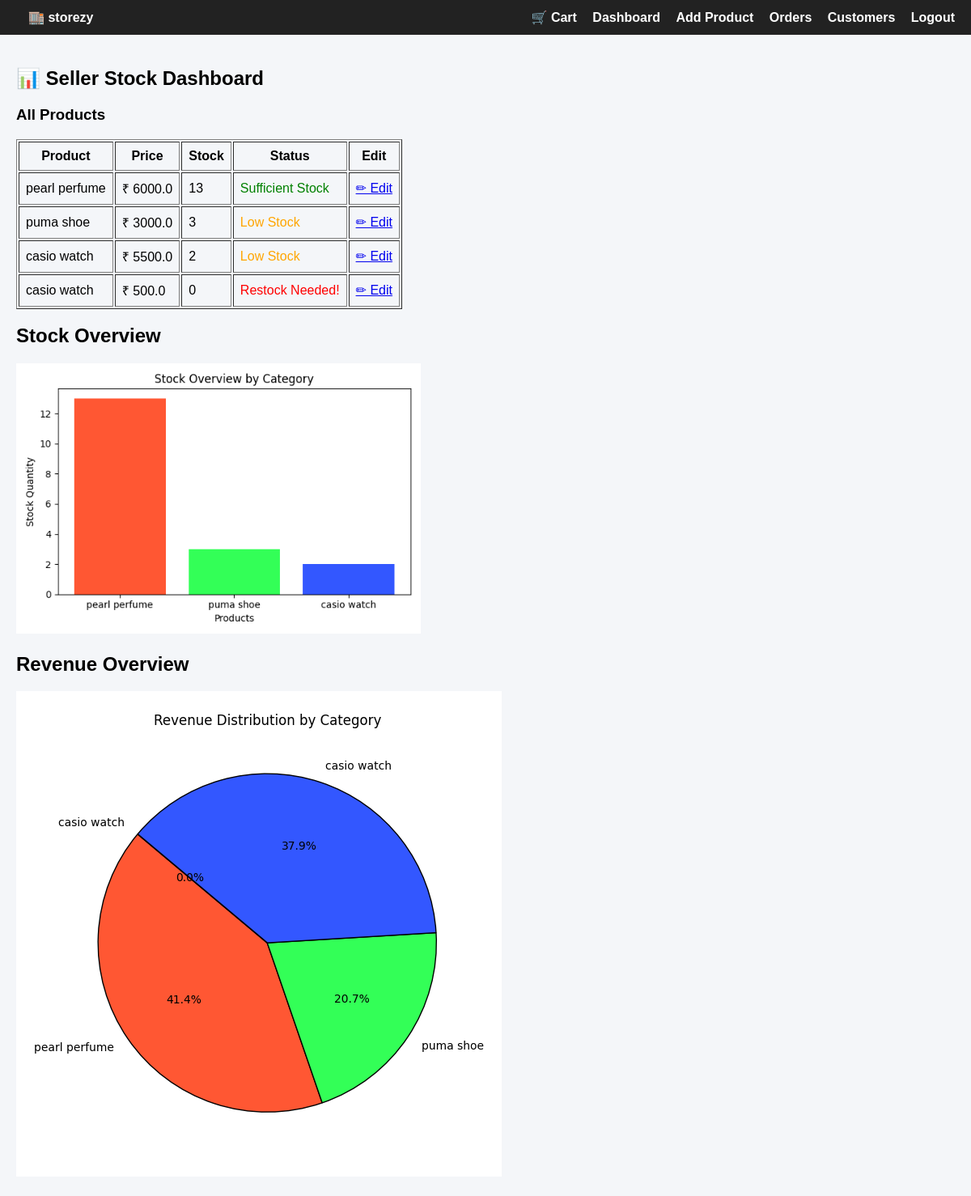
Screenshot of /seller-dashboard (signed in) with the database file from the repository.
### models.py (models this page shows)
class Product(db.Model):
    __tablename__ = "products"
    id = db.Column(db.Integer, primary_key=True)
    name = db.Column(db.String(150))
    price = db.Column(db.Float)
    stock = db.Column(db.Integer)
    category = db.Column(db.String(100))
    seller_id = db.Column(db.Integer, db.ForeignKey("users.id"))
    description = db.Column(db.Text, nullable=True)
    images = db.relationship('ProductImage', backref='product', lazy=True)

### products/routes.py (the view)
@products_bp.route("/seller-dashboard")
@login_required
def seller_dashboard():
    if current_user.role.strip().lower() != "seller":
        flash("Access denied", "error")
        return redirect(url_for("products.home"))
    products = Product.query.filter_by(seller_id=current_user.id).all()
    categories = sorted({p.category for p in products})
    category_colors = {cat: CATEGORY_COLOR_PALETTE[i % len(CATEGORY_COLOR_PALETTE)]
                       for i, cat in enumerate(categories)}
    names = [p.name for p in products]
    stocks = [p.stock for p in products]
    stock_colors = [category_colors[p.category] for p in products]
    plt.figure(figsize=(6,4))
    plt.bar(names, stocks, color=stock_colors)
    plt.xlabel("Products")
    plt.ylabel("Stock Quantity")
    plt.title("Stock Overview by Category")
    stock_img = io.BytesIO()
    plt.tight_layout()
    plt.savefig(stock_img, format='png')
    stock_img.seek(0)
    stock_plot = base64.b64encode(stock_img.getvalue()).decode()
    plt.close()
    labels = [p.name for p in products]
    sizes = [sum(o.total_price for o in Order.query.filter_by(product_id=p.id).all()) for p in products]
    pie_colors = [category_colors[p.category] for p in products]
    plt.figure(figsize=(6,6))
    plt.pie(
        sizes,
        labels=labels,
        autopct='%1.1f%%',
        startangle=140,
        colors=pie_colors,
        wedgeprops={'edgecolor':'black'}
    )
    plt.title("Revenue Distribution by Category")
    rev_img = io.BytesIO()
    plt.tight_layout()
    plt.savefig(rev_img, format='png')
    rev_img.seek(0)
    revenue_plot = base64.b64encode(rev_img.getvalue()).decode()
    plt.close()
    return render_template(
        "seller_dashboard.html",
        products=products,
        stock_plot=stock_plot,
        revenue_plot=revenue_plot
    )

### app.py (called while the page is built)
@login_manager.user_loader
def load_user(user_id):
    return User.query.get(int(user_id))

### templates/seller_dashboard.html (shortened to what this page needs)
{% extends "base.html" %}
{% block content %}
<h2>📊 Seller Stock Dashboard</h2>
<h3>All Products</h3>
<table border="1" cellpadding="8">
    <tr>
        <th>Product</th>
        <th>Price</th>
        <th>Stock</th>
        <th>Status</th>
        <th>Edit</th>
    </tr>
    {% for product in products %}
    <tr>
        <td>{{ product.name }}</td>
        <td>₹ {{ product.price }}</td>
        <td>{{ product.stock }}</td>
        <td>
    {% if product.stock == 0 %}
        <span style="color:red;">Restock Needed!</span>
    {% elif product.stock < 5 %}
        <span style="color:orange;">Low Stock</span>
    {% else %}
        <span style="color:green;">Sufficient Stock</span>
    {% endif %}
</td>
        <td><a href="{{ url_for('products.edit_product', product_id=product.id) }}">✏ Edit</a>
</td>
    </tr>
    {% endfor %}
</table>
<h2>Stock Overview</h2>
<img width="500">
<h2>Revenue Overview</h2>
<img width="600">
{% endblock %}

### templates/base.html (style rules this page uses)
body { font-family: Arial, sans-serif; margin: 0; background-color: #f4f6f9; }

### rows the page displays
Product: name "pearl perfume", price "6000.0", stock "13", shows "Sufficient Stock"
Product: name "puma shoe", price "3000.0", stock "3", shows "Low Stock"
Product: name "casio watch", price "5500.0", stock "2", shows "Low Stock"
Product: name "casio watch", price "500.0", stock "0", shows "Restock Needed!"
